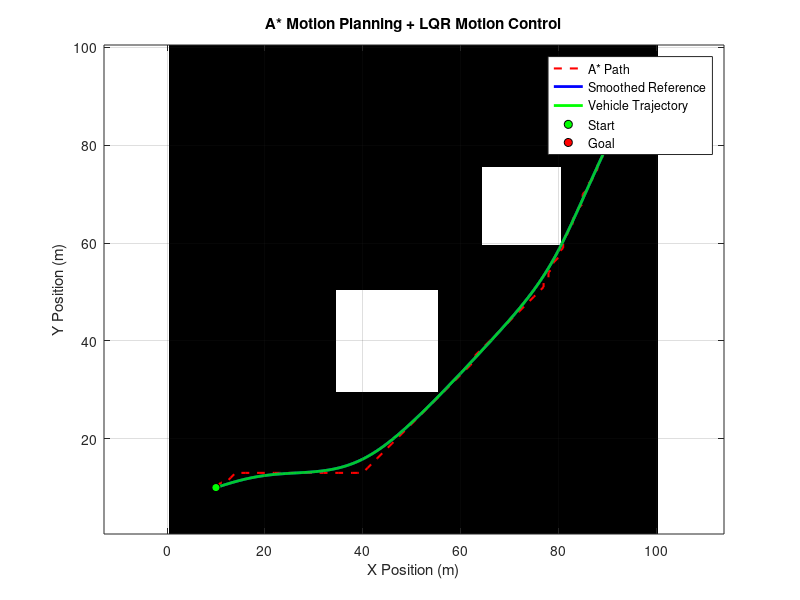
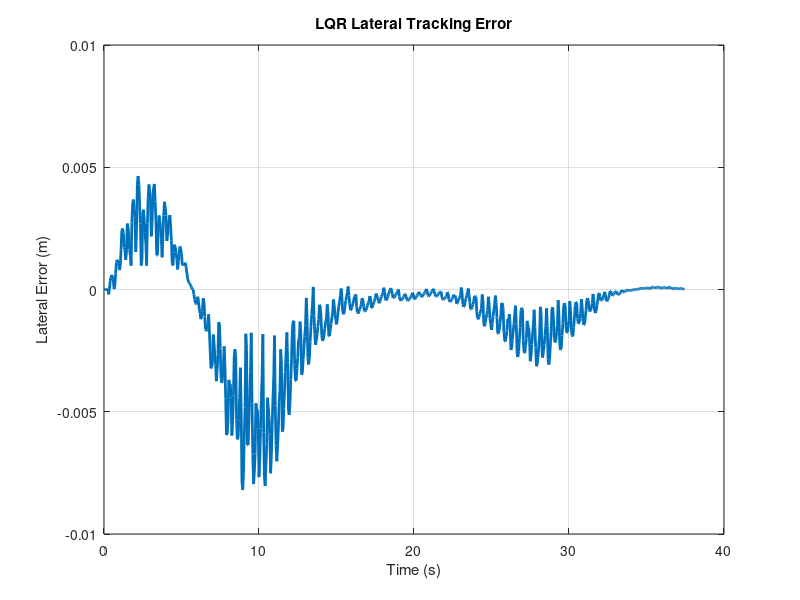
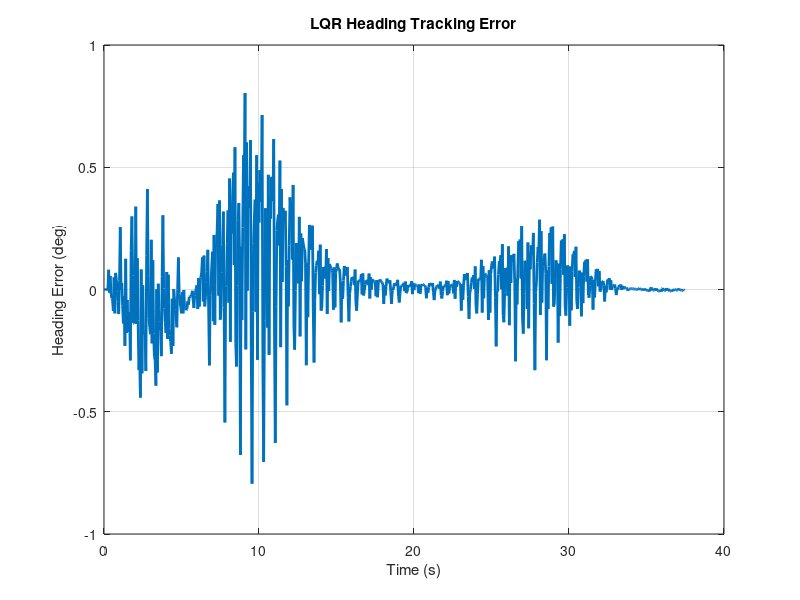
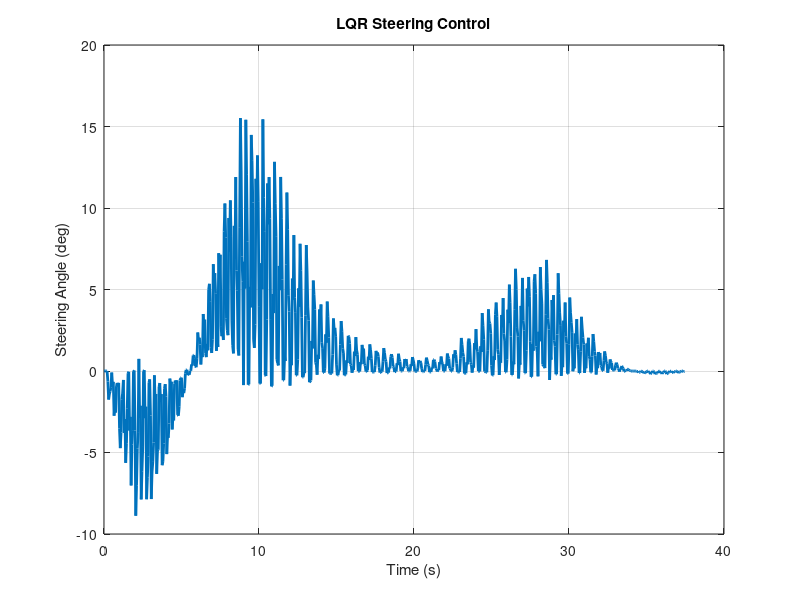

MATLAB code to generate these figures, in order:
clc;
clear;
close all;

%% ============================================================
%  A* MOTION PLANNING + LQR MOTION CONTROL
%  Base MATLAB implementation (no toolboxes required)
% =============================================================

%% 1. Create environment

Nx = 100;
Ny = 100;

map = zeros(Ny,Nx);

%% 2. Define obstacles

map(30:50,35:55) = 1;
map(60:75,65:80) = 1;

%% 3. Define start and goal

start = [10 10];
goal  = [90 80];

%% 4. Initialize A* algorithm

gCost = inf(Ny,Nx);
fCost = inf(Ny,Nx);

visited = false(Ny,Nx);
openSet = false(Ny,Nx);

parentX = zeros(Ny,Nx);
parentY = zeros(Ny,Nx);

gCost(start(2),start(1)) = 0;

fCost(start(2),start(1)) = norm(goal-start);

openSet(start(2),start(1)) = true;

%% 5. A* search

directions = [
     1  0;
    -1  0;
     0  1;
     0 -1;
     1  1;
     1 -1;
    -1  1;
    -1 -1
];

found = false;

while any(openSet(:))

    candidates = find(openSet);

    [~,idx] = min(fCost(candidates));

    current = candidates(idx);

    [cy,cx] = ind2sub(size(map),current);

    if cx == goal(1) && cy == goal(2)
        found = true;
        break;
    end

    openSet(cy,cx) = false;
    visited(cy,cx) = true;

    for k = 1:size(directions,1)

        nx = cx + directions(k,1);
        ny = cy + directions(k,2);

        if nx < 1 || nx > Nx || ...
           ny < 1 || ny > Ny
            continue;
        end

        if map(ny,nx) == 1
            continue;
        end

        if visited(ny,nx)
            continue;
        end

        if directions(k,1) ~= 0 && directions(k,2) ~= 0

            if map(cy,nx) == 1 || map(ny,cx) == 1
                continue;
            end

        end

        stepCost = norm(directions(k,:));

        tentativeG = gCost(cy,cx) + stepCost;

        if tentativeG < gCost(ny,nx)

            parentX(ny,nx) = cx;
            parentY(ny,nx) = cy;

            gCost(ny,nx) = tentativeG;

            h = norm(goal-[nx ny]);

            fCost(ny,nx) = tentativeG+h;

            openSet(ny,nx) = true;

        end

    end

end

%% 6. Reconstruct path

if ~found
    error('No path found');
end

path = goal;

cx = goal(1);
cy = goal(2);

while ~(cx == start(1) && cy == start(2))

    px = parentX(cy,cx);
    py = parentY(cy,cx);

    path = [px py; path];

    cx = px;
    cy = py;

end

%% ============================================================
%  PATH PREPARATION
% =============================================================

%% 7. Smooth the A* path

% Remove unnecessary collinear waypoints and smooth corners
% using iterative averaging.

pathSmooth = path;

for iter = 1:100

    candidate = pathSmooth;

    for i = 2:size(pathSmooth,1)-1

        candidate(i,:) = ...
            0.5*pathSmooth(i,:) + ...
            0.25*pathSmooth(i-1,:) + ...
            0.25*pathSmooth(i+1,:);

    end

    % Reject a smoothing iteration if it creates a collision.
    % Sampling is used to check each path segment.

    valid = true;

    for i = 1:size(candidate,1)-1

        p1 = candidate(i,:);
        p2 = candidate(i+1,:);

        segmentLength = norm(p2-p1);
        nCheck = max(2,ceil(segmentLength/0.2)+1);

        for j = 0:nCheck-1

            a = j/(nCheck-1);

            p = (1-a)*p1 + a*p2;

            ix = round(p(1));
            iy = round(p(2));

            if ix < 1 || ix > Nx || ...
               iy < 1 || iy > Ny || ...
               map(iy,ix) == 1

                valid = false;
                break;

            end

        end

        if ~valid
            break;
        end

    end

    if valid
        pathSmooth = candidate;
    else
        break;
    end

end

%% 8. Resample path by arc length

dsOriginal = hypot(diff(pathSmooth(:,1)), ...
                   diff(pathSmooth(:,2)));

sOriginal = [0; cumsum(dsOriginal)];

% Remove any duplicate arc-length points
[sUnique,uniqueIdx] = unique(sOriginal,'stable');

pathUnique = pathSmooth(uniqueIdx,:);

sRef = (0:0.25:sUnique(end))';

if sRef(end) < sUnique(end)
    sRef = [sRef; sUnique(end)];
end

Xref = interp1(sUnique,pathUnique(:,1),sRef,'linear');
Yref = interp1(sUnique,pathUnique(:,2),sRef,'linear');

%% 9. Calculate heading and curvature

dx = gradient(Xref,sRef);
dy = gradient(Yref,sRef);

Psiref = unwrap(atan2(dy,dx));

dpsi = gradient(Psiref,sRef);

kappaRef = dpsi;

referencePath = [Xref Yref Psiref];

save('referencePath.mat','referencePath');

%% ============================================================
%  VEHICLE MODEL
% =============================================================

%% 10. Vehicle parameters

L = 2.8;               % Wheelbase (m)
v = 3.0;               % Constant vehicle speed (m/s)

deltaMax = deg2rad(30); % Maximum steering angle

%% 11. Simulation settings

dt = 0.05;
Tmax = 80;

N = round(Tmax/dt);

X = zeros(N+1,1);
Y = zeros(N+1,1);
psi = zeros(N+1,1);

deltaHistory = zeros(N,1);
eyHistory = zeros(N,1);
epsiHistory = zeros(N,1);
time = (0:N)'*dt;

%% 12. Initial vehicle state

X(1) = start(1);
Y(1) = start(2);

psi(1) = Psiref(1);

%% ============================================================
%  LQR CONTROLLER DESIGN
% =============================================================

%% 13. Linearized error dynamics

Ac = [
    0 v;
    0 0
];

Bc = [
    0;
    v/L
];

% Discretization using exact ZOH formulas
Ad = [
    1 v*dt;
    0 1
];

Bd = [
    v^2*dt^2/(2*L);
    v*dt/L
];

%% 14. LQR weighting matrices

Q = diag([15 8]);

R = 2;

%% 15. Solve discrete Riccati equation iteratively

P = Q;

for iter = 1:10000

    Ktemp = (R + Bd'*P*Bd) \ (Bd'*P*Ad);

    Pnew = Q + Ad'*P*Ad ...
         - Ad'*P*Bd*Ktemp;

    if norm(Pnew-P,'fro') < 1e-10
        P = Pnew;
        break;
    end

    P = Pnew;

end

K = (R + Bd'*P*Bd) \ (Bd'*P*Ad);

disp('LQR Gain Matrix:');
disp(K);

%% ============================================================
%  CLOSED-LOOP SIMULATION
% =============================================================

%% 16. Motion control

lastStep = N;

for k = 1:N

    % Find closest reference point
    distance = hypot(Xref-X(k),Yref-Y(k));

    [~,idx] = min(distance);

    % Reference state
    Xd = Xref(idx);
    Yd = Yref(idx);
    psid = Psiref(idx);

    % Lateral tracking error
    ey = -(X(k)-Xd)*sin(psid) ...
         +(Y(k)-Yd)*cos(psid);

    % Heading error
    epsi = atan2( ...
        sin(psi(k)-psid), ...
        cos(psi(k)-psid));

    % Error state
    errorState = [ey; epsi];

    % Feedforward steering
    deltaFF = atan(L*kappaRef(idx));

    % LQR feedback
    deltaFB = -K*errorState;

    % Total steering command
    deltaCmd = deltaFF + deltaFB;

    % Steering saturation
    delta = max(-deltaMax,min(deltaMax,deltaCmd));

    % Save controller outputs
    deltaHistory(k) = delta;
    eyHistory(k) = ey;
    epsiHistory(k) = epsi;

    % Kinematic bicycle model
    X(k+1) = X(k) + v*cos(psi(k))*dt;

    Y(k+1) = Y(k) + v*sin(psi(k))*dt;

    psi(k+1) = psi(k) ...
             + v/L*tan(delta)*dt;

    % Stop when vehicle reaches the goal
    goalDistance = hypot( ...
        X(k+1)-goal(1), ...
        Y(k+1)-goal(2));

    if goalDistance < 1.0

        lastStep = k;
        break;

    end

end

%% 17. Trim simulation arrays

X = X(1:lastStep+1);
Y = Y(1:lastStep+1);
psi = psi(1:lastStep+1);

deltaHistory = deltaHistory(1:lastStep);
eyHistory = eyHistory(1:lastStep);
epsiHistory = epsiHistory(1:lastStep);

time = time(1:lastStep+1);

%% ============================================================
%  RESULTS
% =============================================================

%% 18. Plot motion planning and vehicle trajectory

figure;

imagesc([1 Nx],[1 Ny],map);

set(gca,'YDir','normal');

colormap(gray);

hold on;

plot(path(:,1),path(:,2), ...
    'r--','LineWidth',1.5);

plot(Xref,Yref, ...
    'b','LineWidth',2);

plot(X,Y, ...
    'g','LineWidth',2);

plot(start(1),start(2), ...
    'ko','MarkerFaceColor','g');

plot(goal(1),goal(2), ...
    'ko','MarkerFaceColor','r');

xlabel('X Position (m)');
ylabel('Y Position (m)');

title('A* Motion Planning + LQR Motion Control');

legend('A* Path','Smoothed Reference', ...
       'Vehicle Trajectory','Start','Goal');

axis equal;
grid on;

%% 19. Lateral tracking error

figure;

plot(time(1:end-1),eyHistory, ...
    'LineWidth',2);

xlabel('Time (s)');
ylabel('Lateral Error (m)');

title('LQR Lateral Tracking Error');

grid on;

%% 20. Heading error

figure;

plot(time(1:end-1),rad2deg(epsiHistory), ...
    'LineWidth',2);

xlabel('Time (s)');
ylabel('Heading Error (deg)');

title('LQR Heading Tracking Error');

grid on;

%% 21. Steering angle

figure;

plot(time(1:end-1),rad2deg(deltaHistory), ...
    'LineWidth',2);

xlabel('Time (s)');
ylabel('Steering Angle (deg)');

title('LQR Steering Control');

grid on;

%% 22. Tracking performance

RMSE_y = sqrt(mean(eyHistory.^2));

MaxError = max(abs(eyHistory));

fprintf('\nTracking Performance:\n');

fprintf('Lateral RMSE: %.3f m\n',RMSE_y);

fprintf('Maximum lateral error: %.3f m\n',MaxError);

fprintf('Final distance to goal: %.3f m\n', ...
    hypot(X(end)-goal(1),Y(end)-goal(2)));
